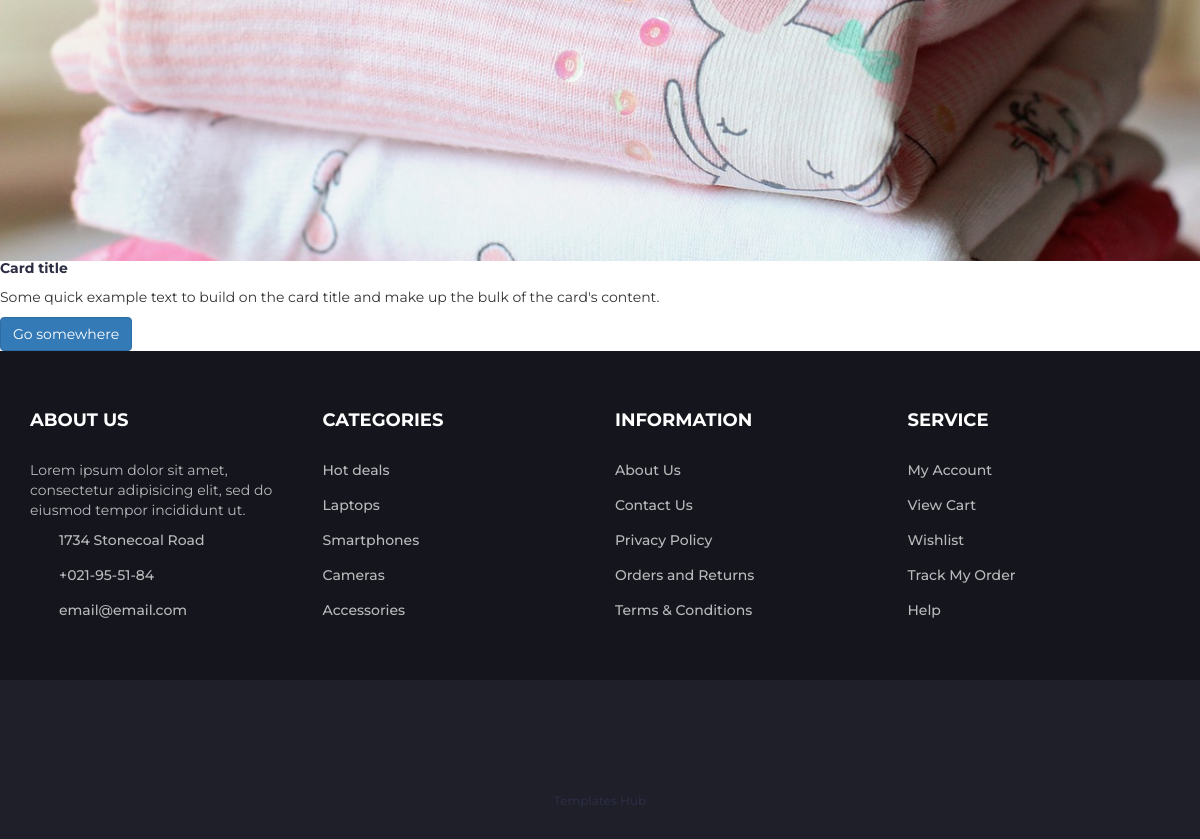
Before: /my_account/account/orders (signed in, lower part) with the older database file.
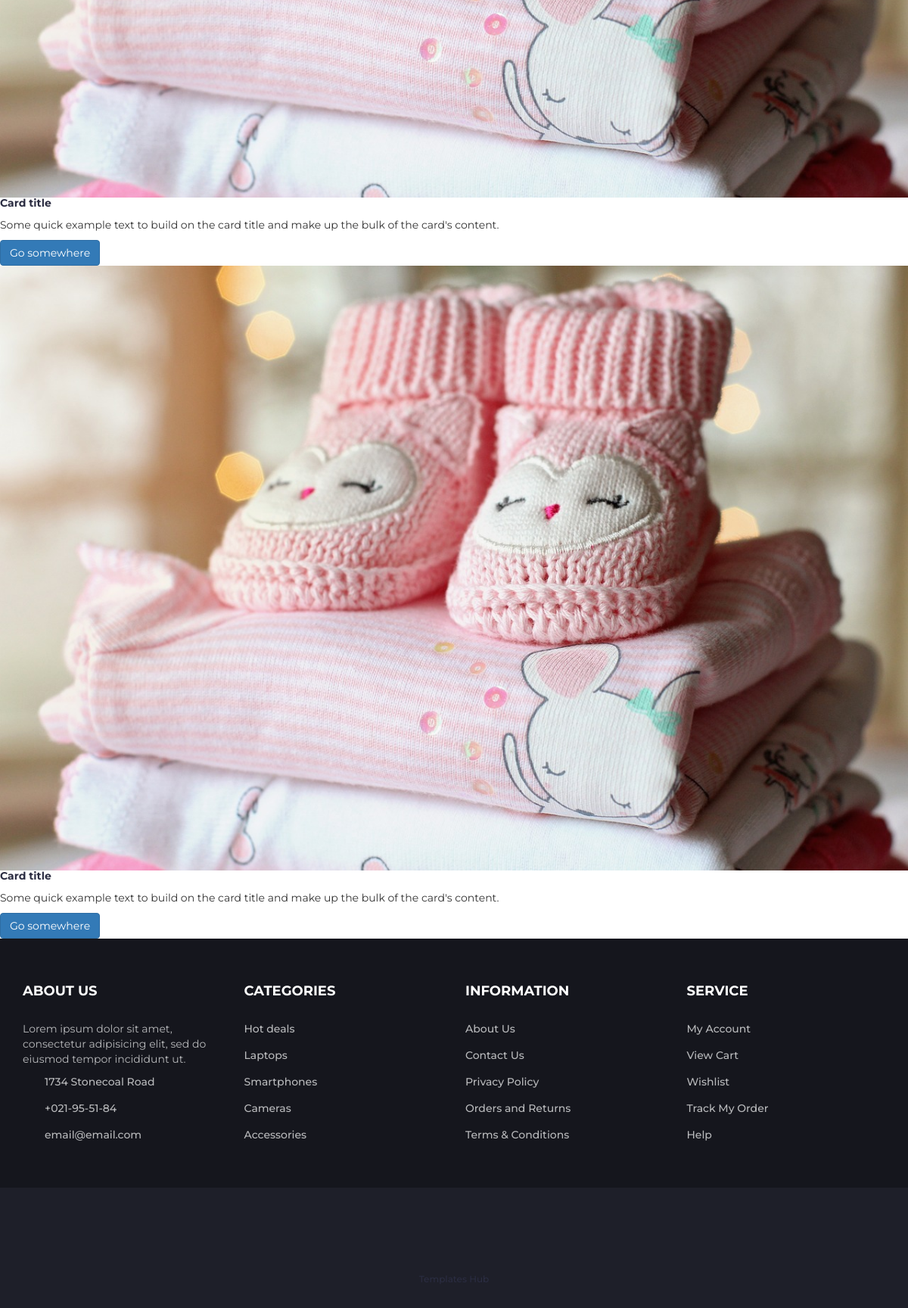
After: the same page with the newer database file.
### store/models.py (models this page shows, shortened)
class OrderedItem(models.Model):
    user = models.ForeignKey(AUTH_USER_MODEL, on_delete=models.CASCADE)
    product = models.ForeignKey(Product, on_delete=models.CASCADE)
    order_id = models.ForeignKey(OrderOrder, on_delete=models.CASCADE)
    quantity = models.IntegerField(default=1)
    price = models.FloatField(default=0.0)
    total = models.IntegerField(default=0)

class Product(models.Model):
    name = models.CharField(max_length=50)
    title = models.TextField(max_length=200)
    category = models.ForeignKey(Category, on_delete=models.SET_NULL, null=True, blank=True)
    price = models.FloatField(default=0.0)
    old_price = models.FloatField(default=0.0)
    stock_quantity = models.IntegerField(default=0)
    description = RichTextField(blank=True)
    technical_information = RichTextField(blank=True, default='', verbose_name="Fiche technique")
    image = models.ImageField(upload_to='products', blank=True, null=True)
    slug = AutoSlugField(populate_from=['name'])

### accounts/views.py (the view)
# urls.py: path('my_account/account/orders', views.account_orders, name='account-orders'),
def account_orders(request):
    user = request.user
    ordered_items = OrderedItem.objects.filter(user=user)
    context = {'ordered_items': ordered_items}
    return render(request, 'account/account_manage_orders.html', context)

### templates/account/account_manage_orders.html (shortened to what this page needs)
{% extends "panel/base.html" %}
{% load static %}
{% block content %}
                {% for i in ordered_items %}
                <div class="card">
                    <img src=" {{ i.product.image.url }} " class="card-img-top" width="100%"
                    <div class="card-body">
                        <h5 class="card-title">Card title</h5>
                        <p class="card-text">Some quick example text to build on the card title and make up the bulk of
                            the card's content.</p>
                        <a href="#" class="btn btn-primary">Go somewhere</a>
                    </div>
                {% endfor %}
{% include "panel/footer.html" %}
{% endblock content %}

Changed rows visible on the page:
added OrderedItem: product.image (picture)
